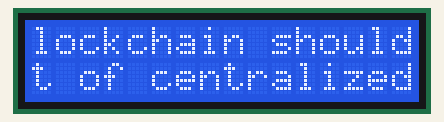
The sketch below on a simulated Arduino Uno, built with avr-gcc and run on an emulated ATmega328P. Parts: 16×2 character LCD.

Above: at 0.2 s.
At 5.2 s:
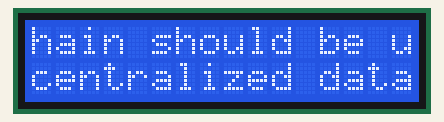
At 9.2 s:
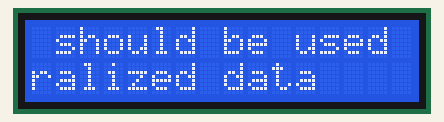
At 19.3 s:
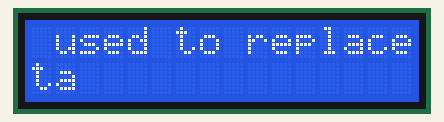
At 28.3 s:
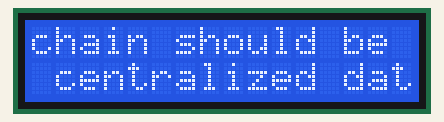
At 38.4 s:
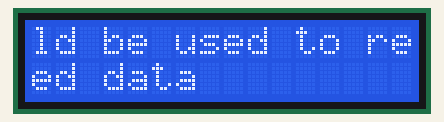

The sketch:

LCDscroll.ino
```cpp
#include <LiquidCrystal.h>
#include <LCD_I2C.h>
float counter;


LCD_I2C lcd(0x27);

void setup() {

  Serial.begin(9600);
  // put your setup code here, to run once:
  lcd.begin();
  lcd.backlight();
  lcd.print("Blockchain should be used to replace a lot of centralized data");

}

void loop() {
  // put your main code here, to run repeatedly:
  lcd.clear();
  lcd.setCursor(0,0);
  lcd.print("Blockchain should be used to replace a lot of centralized data");
  //lcd.setCursor(0, 1);
  //lcd.print("replace a lot of centralized data");
  for(counter = 0; counter <24; counter++)
   {
    lcd.setCursor(0,0);
    lcd.scrollDisplayLeft();
    delay(1000);
    }
}
```

Measured:
- what the display in image 1 shows lasts 1.0 s, from 5.2 s to 6.2 s
